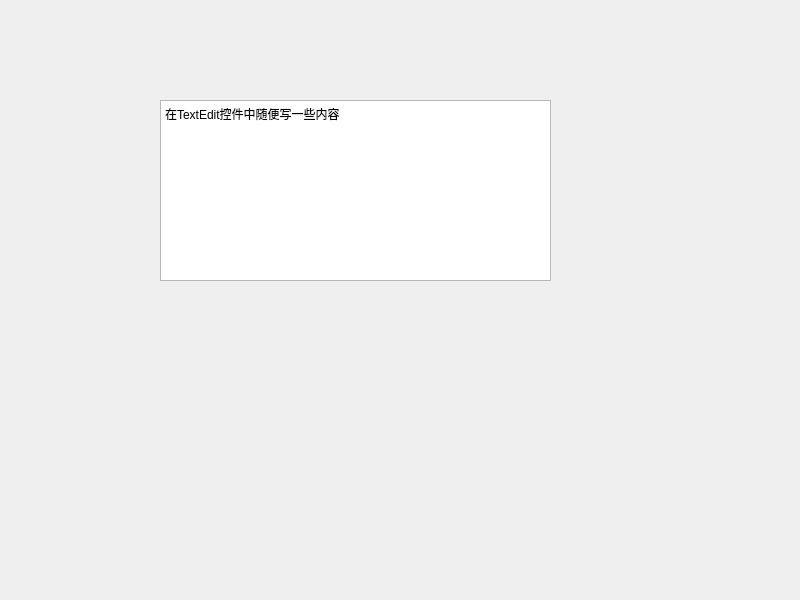
<?xml version="1.0" encoding="UTF-8"?>
<ui version="4.0">
 <class>Widget</class>
 <widget class="QWidget" name="Widget">
  <property name="geometry">
   <rect>
    <x>0</x>
    <y>0</y>
    <width>800</width>
    <height>600</height>
   </rect>
  </property>
  <property name="windowTitle">
   <string>Widget</string>
  </property>
  <widget class="QTextEdit" name="textEdit">
   <property name="geometry">
    <rect>
     <x>160</x>
     <y>100</y>
     <width>391</width>
     <height>181</height>
    </rect>
   </property>
   <property name="html">
    <string>&lt;!DOCTYPE HTML PUBLIC &quot;-//W3C//DTD HTML 4.0//EN&quot; &quot;http://www.w3.org/TR/REC-html40/strict.dtd&quot;&gt;
&lt;html&gt;&lt;head&gt;&lt;meta name=&quot;qrichtext&quot; content=&quot;1&quot; /&gt;&lt;style type=&quot;text/css&quot;&gt;
p, li { white-space: pre-wrap; }
&lt;/style&gt;&lt;/head&gt;&lt;body style=&quot; font-family:'SimSun'; font-size:9pt; font-weight:400; font-style:normal;&quot;&gt;
&lt;p style=&quot; margin-top:0px; margin-bottom:0px; margin-left:0px; margin-right:0px; -qt-block-indent:0; text-indent:0px;&quot;&gt;在TextEdit控件中随便写一些内容&lt;/p&gt;&lt;/body&gt;&lt;/html&gt;</string>
   </property>
  </widget>
 </widget>
 <resources/>
 <connections/>
</ui>
